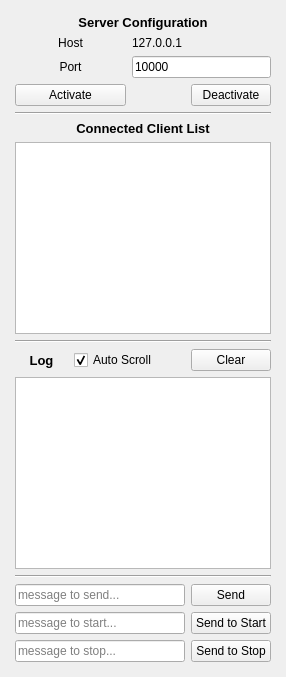
<?xml version="1.0" encoding="UTF-8"?>
<ui version="4.0">
 <class>MainWindow</class>
 <widget class="QMainWindow" name="MainWindow">
  <property name="enabled">
   <bool>true</bool>
  </property>
  <property name="geometry">
   <rect>
    <x>0</x>
    <y>0</y>
    <width>274</width>
    <height>667</height>
   </rect>
  </property>
  <property name="sizePolicy">
   <sizepolicy hsizetype="Fixed" vsizetype="Fixed">
    <horstretch>0</horstretch>
    <verstretch>0</verstretch>
   </sizepolicy>
  </property>
  <property name="minimumSize">
   <size>
    <width>0</width>
    <height>0</height>
   </size>
  </property>
  <property name="maximumSize">
   <size>
    <width>286</width>
    <height>679</height>
   </size>
  </property>
  <property name="font">
   <font>
    <bold>false</bold>
   </font>
  </property>
  <property name="windowTitle">
   <string>TCP Server App</string>
  </property>
  <property name="autoFillBackground">
   <bool>false</bool>
  </property>
  <property name="tabShape">
   <enum>QTabWidget::Rounded</enum>
  </property>
  <widget class="QWidget" name="centralwidget">
   <layout class="QGridLayout" name="gridLayout">
    <property name="sizeConstraint">
     <enum>QLayout::SetFixedSize</enum>
    </property>
    <property name="leftMargin">
     <number>15</number>
    </property>
    <property name="topMargin">
     <number>15</number>
    </property>
    <property name="rightMargin">
     <number>15</number>
    </property>
    <property name="bottomMargin">
     <number>15</number>
    </property>
    <property name="horizontalSpacing">
     <number>6</number>
    </property>
    <item row="1" column="0" colspan="2">
     <widget class="QLabel" name="label_host">
      <property name="enabled">
       <bool>true</bool>
      </property>
      <property name="font">
       <font>
        <pointsize>9</pointsize>
        <bold>false</bold>
        <kerning>false</kerning>
       </font>
      </property>
      <property name="text">
       <string>Host</string>
      </property>
      <property name="alignment">
       <set>Qt::AlignCenter</set>
      </property>
     </widget>
    </item>
    <item row="0" column="0" colspan="4">
     <widget class="QLabel" name="label_serverConfig">
      <property name="font">
       <font>
        <pointsize>10</pointsize>
        <bold>true</bold>
       </font>
      </property>
      <property name="text">
       <string>Server Configuration</string>
      </property>
      <property name="textFormat">
       <enum>Qt::AutoText</enum>
      </property>
      <property name="scaledContents">
       <bool>false</bool>
      </property>
      <property name="alignment">
       <set>Qt::AlignCenter</set>
      </property>
     </widget>
    </item>
    <item row="11" column="3">
     <widget class="QPushButton" name="pushButton_sendMessage">
      <property name="text">
       <string>Send</string>
      </property>
     </widget>
    </item>
    <item row="4" column="0" colspan="4">
     <widget class="Line" name="line">
      <property name="font">
       <font>
        <bold>false</bold>
       </font>
      </property>
      <property name="orientation">
       <enum>Qt::Horizontal</enum>
      </property>
     </widget>
    </item>
    <item row="2" column="2" colspan="2">
     <widget class="QLineEdit" name="lineEdit_portNumber">
      <property name="text">
       <string>10000</string>
      </property>
     </widget>
    </item>
    <item row="6" column="0" colspan="4">
     <widget class="QListWidget" name="listWidget_client"/>
    </item>
    <item row="3" column="0" colspan="2">
     <widget class="QPushButton" name="pushButton_serverActivate">
      <property name="text">
       <string>Activate</string>
      </property>
     </widget>
    </item>
    <item row="13" column="0" colspan="3">
     <widget class="QLineEdit" name="lineEdit_messageToSendToStop">
      <property name="placeholderText">
       <string>message to stop...</string>
      </property>
     </widget>
    </item>
    <item row="13" column="3">
     <widget class="QPushButton" name="pushButton_sendStop">
      <property name="text">
       <string>Send to Stop</string>
      </property>
     </widget>
    </item>
    <item row="8" column="0">
     <widget class="QLabel" name="label_log">
      <property name="font">
       <font>
        <pointsize>10</pointsize>
        <bold>true</bold>
       </font>
      </property>
      <property name="text">
       <string>Log</string>
      </property>
      <property name="alignment">
       <set>Qt::AlignCenter</set>
      </property>
     </widget>
    </item>
    <item row="10" column="0" colspan="4">
     <widget class="Line" name="line_3">
      <property name="font">
       <font>
        <bold>false</bold>
       </font>
      </property>
      <property name="orientation">
       <enum>Qt::Horizontal</enum>
      </property>
     </widget>
    </item>
    <item row="3" column="3">
     <widget class="QPushButton" name="pushButton_serverDeactivate">
      <property name="text">
       <string>Deactivate</string>
      </property>
     </widget>
    </item>
    <item row="1" column="2" colspan="2">
     <widget class="QLabel" name="label_hostAddress">
      <property name="text">
       <string>127.0.0.1</string>
      </property>
     </widget>
    </item>
    <item row="8" column="1" colspan="2">
     <widget class="QCheckBox" name="checkBox_autoScroll">
      <property name="enabled">
       <bool>true</bool>
      </property>
      <property name="font">
       <font>
        <bold>false</bold>
        <strikeout>false</strikeout>
       </font>
      </property>
      <property name="cursor">
       <cursorShape>ArrowCursor</cursorShape>
      </property>
      <property name="text">
       <string>Auto Scroll</string>
      </property>
      <property name="iconSize">
       <size>
        <width>16</width>
        <height>16</height>
       </size>
      </property>
      <property name="checked">
       <bool>true</bool>
      </property>
      <property name="tristate">
       <bool>false</bool>
      </property>
     </widget>
    </item>
    <item row="9" column="0" colspan="4">
     <widget class="QListWidget" name="listWidget_log"/>
    </item>
    <item row="12" column="3">
     <widget class="QPushButton" name="pushButton_sendStart">
      <property name="text">
       <string>Send to Start</string>
      </property>
     </widget>
    </item>
    <item row="7" column="0" colspan="4">
     <widget class="Line" name="line_2">
      <property name="font">
       <font>
        <bold>false</bold>
       </font>
      </property>
      <property name="orientation">
       <enum>Qt::Horizontal</enum>
      </property>
     </widget>
    </item>
    <item row="8" column="3">
     <widget class="QPushButton" name="pushButton_clearLog">
      <property name="text">
       <string>Clear</string>
      </property>
     </widget>
    </item>
    <item row="2" column="0" colspan="2">
     <widget class="QLabel" name="label_port">
      <property name="font">
       <font>
        <pointsize>9</pointsize>
        <bold>false</bold>
       </font>
      </property>
      <property name="text">
       <string>Port</string>
      </property>
      <property name="alignment">
       <set>Qt::AlignCenter</set>
      </property>
     </widget>
    </item>
    <item row="12" column="0" colspan="3">
     <widget class="QLineEdit" name="lineEdit_messageToSendToStart">
      <property name="placeholderText">
       <string>message to start...</string>
      </property>
     </widget>
    </item>
    <item row="11" column="0" colspan="3">
     <widget class="QLineEdit" name="lineEdit_messageToSend">
      <property name="placeholderText">
       <string>message to send...</string>
      </property>
      <property name="clearButtonEnabled">
       <bool>false</bool>
      </property>
     </widget>
    </item>
    <item row="5" column="0" colspan="4">
     <widget class="QLabel" name="label_clientList">
      <property name="font">
       <font>
        <pointsize>10</pointsize>
        <bold>true</bold>
       </font>
      </property>
      <property name="text">
       <string>Connected Client List</string>
      </property>
      <property name="alignment">
       <set>Qt::AlignCenter</set>
      </property>
     </widget>
    </item>
   </layout>
  </widget>
 </widget>
 <resources/>
 <connections/>
</ui>
